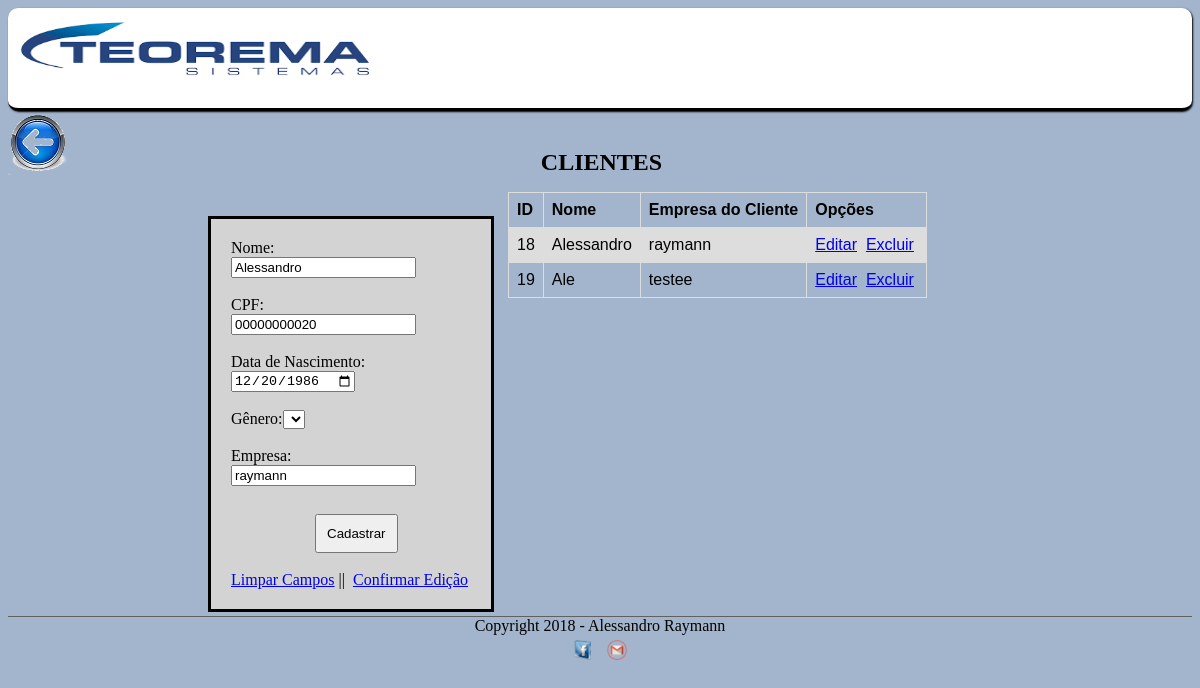
The page /clientes.php?id=18 on the database its author committed.
### tables this page shows
CREATE TABLE IF NOT EXISTS `clientes` (
  `codigo_cli` int(11) NOT NULL AUTO_INCREMENT,
  `nome_cli` varchar(40) NOT NULL,
  `cpf_cli` varchar(11) NOT NULL,
  `nasc_cli` date NOT NULL,
  `genero` varchar(1) NOT NULL,
  `empresa_cli` varchar(40) NOT NULL,
  PRIMARY KEY (`codigo_cli`)
);

### clientes.php (the view, shortened to what this page needs)
<?php
 @$idCliente = $_GET['id'] ;
 if($idCliente){
    $conexaoAtual = mysql_query("SELECT * FROM `clientes` WHERE `codigo_cli` = $idCliente  ");
    $dadosCliente = mysql_fetch_array($conexaoAtual);
 }
?>
<!DOCTYPE html>
<html>
<head>
	<link rel="stylesheet" type="text/css" href="estilo.css">
</head>
<body>
	<header id="cabecalho">
		<img class="logo" src="imagem/fundo.png">
	</header>
<section class="cliente">
	<a href="inicio.php"><img src="imagem/voltar.png"></a>
  <h1>CLIENTES</h1>
  <section id="corpo">
	<form method="post" action="processa2.php">
	<div>
	Nome:<br> <input type="text" name="nome_cli" value="<?php  if($idCliente){echo $dadosCliente['nome_cli'] ; }?>" autofocus required><br><br>
	CPF:<br><input type="text" name="cpf_cli" value="<?php if($idCliente){echo $dadosCliente['cpf_cli'] ;}?>" required><br><br>
	Data de Nascimento:<br> <input type="date" name="nasc_cli" value="<?php if($idCliente){echo $dadosCliente['nasc_cli'] ;}?>" required><br><br>
	Gênero:<select name="genero_cli">
		<option value="M" <? if ($dadosCliente['genero_cli'] == "M") {echo "selected " ;} ?>Masculino</option>
		<option value="F" <? if ($dadosCliente['genero_cli'] == "F") {echo "selected"; } ?>Feminino</option>
	</select><br><br>
	Empresa:<br> <input type="text" name="empresa_cli" value="<?php if($idCliente){echo $dadosCliente['empresa_cli'] ; }?>" required><br><br>
	<button class="botao">Cadastrar</button><br><br>
  <? if($idCliente){ ?>
    <a href="clientes.php">Limpar Campos</a>&nbsp;||&nbsp;
    <a href="edita_cliente.php">Confirmar Edição</a>
  <? }else{ ?>
<? } ?>
</div>
</form>
<table>
  <tr>
    <th>ID</th>
    <th>Nome</th>
    <th>Empresa do Cliente</th>
    <th>Opções</th>
  </tr>
    <?php
    $sql = "SELECT * FROM clientes";
    $execcuta_sql = mysql_query($sql);
    while ($dados=mysql_fetch_array($execcuta_sql)) {
    ?>
 <tr>
   <td><?=  $dados['codigo_cli']; ?></td>
   <td><?=  $dados['nome_cli']; ?></td>
   <td><?=  $dados['empresa_cli']; ?></td>
   <td>
    <a href="clientes.php?id=<?=$dados['codigo_cli'] ;?>">Editar</a>&nbsp;
    <a href="apaga_clientes.php?id=<?=$dados['codigo_cli'] ;?>">Excluir</a>&nbsp;
  </td>
 </tr>
<?php  }
     ?>
</table>
</section>
</section>
<footer id="rodape">
        Copyright 2018 - Alessandro Raymann<br>
        <a href="https://www.facebook.com/alessandroraymann" target="_blank"><img id="faceale" src="imagem/icone-facebook.png"></a>
        <a href="mailto:aleraymann@gmail.com" target="_blank"><img id="emailale" src="imagem/gmail.png"></a>
      </footer>
</body>
</html>

### estilo.css (style rules this page uses)
img.logo { width: 400px; height: 90px; padding: 10px; }
#cabecalho { background-color: #ffffff; width: 100%; height: 100px; border-bottom: solid black; border-radius: 10px; box-shadow: 1px 1px 2px; }

### clientes.php (style rules this page uses)
div { position: relative; display: block; border:solid black; margin-left: 200px; width: 240px; padding: 20px; margin-top: 10px; background-color: lightgrey; }
button { padding: 10px; margin-left: 35%; margin-top: 10px; }
table { position: relative; display: block; font-family: arial, sans-serif; border-collapse: collapse; width: 650px; margin-left: 500px; margin-top: -420px; }
td, th { border: 1px solid #dddddd; text-align: left; padding: 8px; }
tr:nth-child(even) { background-color: #dddddd; }
h1 { display: block; position: relative; margin-left: 45%; margin-top: -30px; margin-bottom: 40px; }
footer#rodape { clear: both; border-top: 1px solid #606060; text-align: center; height: 40px; bottom: 10px; }
footer#rodape img { width: 20px; height: 20px; margin: 5px; }
section#corpo { height: 400px; }
body { background-color: #A2b5cd; }

### rows shown on the page
clientes: nome_cli "Alessandro", cpf_cli "00000000020", nasc_cli "12/20/1986", empresa_cli "raymann", codigo_cli "18"
clientes: codigo_cli "19", nome_cli "Ale", empresa_cli "testee"
